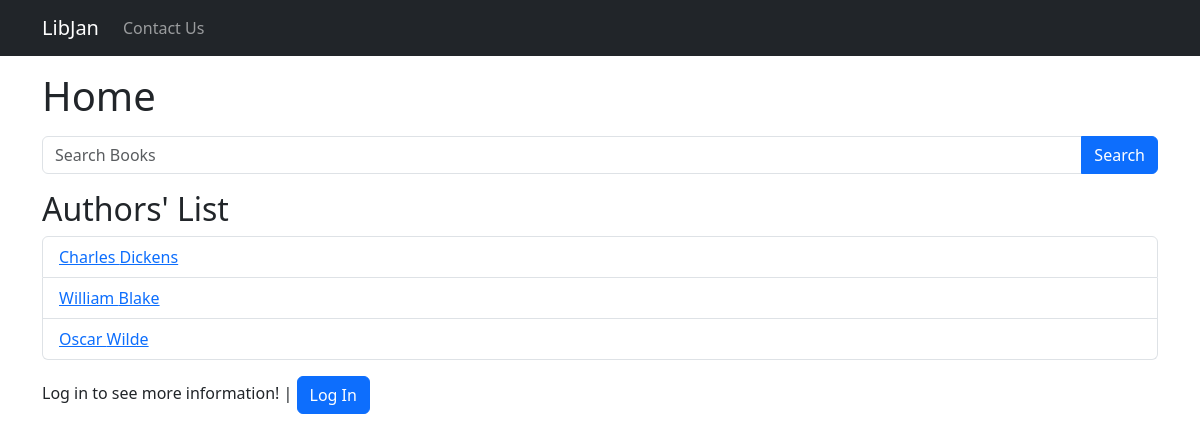
/home/, run on the app's committed database.
### books/models.py (models this page shows, shortened)
class Author(models.Model):
    name = models.CharField(max_length=100)
    surname = models.CharField(max_length=100)

### books/views.py (the view)
# urls.py: path('home/', views.home_page, name='home_page'),
def home_page(request):
    authors = Author.objects.all()
    query = request.GET.get('query')
    if query:
        books = Book.objects.filter(title__icontains=query)
    elif query == '':
        return redirect(reverse('home_page'))
    else:
        books = []
    return render(request, 'books/home.html', {'authors': authors, 'books': books, 'query': query})

### books/templates/books/home.html (shortened to what this page needs)
{% extends 'master.html' %}
{% block content %}
<h1 class="mt-3">Home</h1>
<form method="GET" class="mt-3">
    <div class="input-group mb-3">
        <input type="text" name="query" class="form-control" placeholder="Search Books" {% if query %}value="{{ query }}"{% endif %}>
        <button type="submit" class="btn btn-primary">Search</button>
    </div>
</form>
{% if query %}
    <h2>Search Results for "{{ query }}"</h2>
    <ul class="list-group">
    {% for book in books %}
        <li class="list-group-item"><a href="{% url 'book_page' author_id=book.author.id book_title=book.title %}">{{ book.title }}</a></li>
    {% empty %}
        <li class="list-group-item">No books found.</li>
    {% endfor %}
    </ul>
    <a href="{% url 'home_page' %}" class="btn btn-secondary mt-3">Return</a>
{% else %}
    {% if user.is_authenticated %}
        <h2>Authors' List</h2>
        <ul class="list-group">
            {% for author in authors %}
                <li class="list-group-item"><a href="{% url 'author_page' author_id=author.id %}">{{ author.name }} {{ author.surname }}</a></li>
            {% endfor %}
        </ul>
        <form action="{% url 'logout' %}" method="post" class="mt-3">
            {% csrf_token %}
            <button type="submit" class="btn btn-danger">Logout</button>
        </form>
    {% else %}
        <h2 class="mt-3">Authors' List</h2>
        <ul class="list-group">
            {% for author in authors %}
                <li class="list-group-item"><a href="{% url 'author_page' author_id=author.id %}">{{ author.name }} {{ author.surname }}</a></li>
            {% endfor %}
        </ul>
        <p class="mt-3">Log in to see more information! | <a href="{% url 'login' %}" class="btn btn-primary">Log In</a></p>
    {% endif %}
{% endif %}
{% endblock %}

### data on the page
Author: name "Charles", surname "Dickens"
Author: name "William", surname "Blake"
Author: name "Oscar", surname "Wilde"
